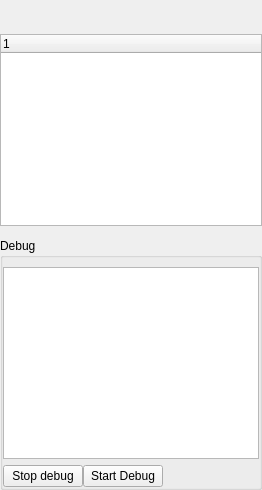
           <widget class="QWidget" name="page_projects_files">
            <layout class="QGridLayout" name="gridLayout">
             <property name="leftMargin">
              <number>0</number>
             </property>
             <property name="topMargin">
              <number>0</number>
             </property>
             <property name="rightMargin">
              <number>0</number>
             </property>
             <property name="bottomMargin">
              <number>0</number>
             </property>
             <property name="verticalSpacing">
              <number>12</number>
             </property>
             <item row="1" column="0">
              <widget class="QTreeWidget" name="treeWidget_project">
               <property name="editTriggers">
                <set>QAbstractItemView::EditKeyPressed|QAbstractItemView::SelectedClicked</set>
               </property>
               <column>
                <property name="text">
                 <string notr="true"/>
                </property>
               </column>
              </widget>
             </item>
             <item row="0" column="0">
              <layout class="QHBoxLayout" name="horizontalLayout_6">
               <item>
                <spacer name="horizontalSpacer_20">
                 <property name="orientation">
                  <enum>Qt::Horizontal</enum>
                 </property>
                 <property name="sizeHint" stdset="0">
                  <size>
                   <width>40</width>
                   <height>20</height>
                  </size>
                 </property>
                </spacer>
               </item>
               <item>
                <widget class="QPushButton" name="pushButton_projects">
                 <property name="text">
                  <string/>
                 </property>
                 <property name="icon">
                  <iconset theme="go-up">
                   <normaloff>../../../../../../../../../../../../../../../../../../../../../../../../../../../../../.designer/backup</normaloff>../../../../../../../../../../../../../../../../../../../../../../../../../../../../../.designer/backup</iconset>
                 </property>
                 <property name="flat">
                  <bool>true</bool>
                 </property>
                </widget>
               </item>
               <item>
                <widget class="QPushButton" name="pushButton_projects_add_file">
                 <property name="text">
                  <string/>
                 </property>
                 <property name="icon">
                  <iconset theme="document-new">
                   <normaloff>../../../../../../../../../../../../../../.designer/backup</normaloff>../../../../../../../../../../../../../../.designer/backup</iconset>
                 </property>
                 <property name="iconSize">
                  <size>
                   <width>22</width>
                   <height>22</height>
                  </size>
                 </property>
                 <property name="flat">
                  <bool>true</bool>
                 </property>
                </widget>
               </item>
               <item>
                <widget class="QPushButton" name="pushButton_projects_add_folder">
                 <property name="text">
                  <string/>
                 </property>
                 <property name="icon">
                  <iconset theme="folder-new">
                   <normaloff>../../../../../../../../../../../../../../../../../../../../../../../../../../../../../.designer/backup</normaloff>../../../../../../../../../../../../../../../../../../../../../../../../../../../../../.designer/backup</iconset>
                 </property>
                 <property name="iconSize">
                  <size>
                   <width>22</width>
                   <height>22</height>
                  </size>
                 </property>
                 <property name="autoDefault">
                  <bool>false</bool>
                 </property>
                 <property name="flat">
                  <bool>true</bool>
                 </property>
                </widget>
               </item>
               <item>
                <widget class="QPushButton" name="pushButton_projects_remove">
                 <property name="text">
                  <string/>
                 </property>
                 <property name="icon">
                  <iconset theme="edit-delete">
                   <normaloff>../../../../../../../../../../../../../../../../../../../../../../../../../../../../../.designer/backup</normaloff>../../../../../../../../../../../../../../../../../../../../../../../../../../../../../.designer/backup</iconset>
                 </property>
                 <property name="iconSize">
                  <size>
                   <width>22</width>
                   <height>22</height>
                  </size>
                 </property>
                 <property name="autoDefault">
                  <bool>false</bool>
                 </property>
                 <property name="flat">
                  <bool>true</bool>
                 </property>
                </widget>
               </item>
              </layout>
             </item>
             <item row="2" column="0">
              <widget class="QGroupBox" name="groupBox_4">
               <property name="title">
                <string>Debug</string>
               </property>
               <layout class="QGridLayout" name="gridLayout_28">
                <property name="leftMargin">
                 <number>0</number>
                </property>
                <property name="rightMargin">
                 <number>0</number>
                </property>
                <property name="bottomMargin">
                 <number>0</number>
                </property>
                <property name="horizontalSpacing">
                 <number>0</number>
                </property>
                <item row="1" column="0">
                 <layout class="QGridLayout" name="gridLayout_21">
                  <item row="0" column="1">
                   <widget class="QPushButton" name="pushButton_stop_preview">
                    <property name="text">
                     <string>Stop debug</string>
                    </property>
                    <property name="icon">
                     <iconset theme="media-playback-stop">
                      <normaloff>../../../../../../../../.designer/backup</normaloff>../../../../../../../../.designer/backup</iconset>
                    </property>
                    <property name="flat">
                     <bool>false</bool>
                    </property>
                   </widget>
                  </item>
                  <item row="0" column="2">
                   <widget class="QPushButton" name="pushButton_script_preview">
                    <property name="text">
                     <string>Start Debug</string>
                    </property>
                    <property name="icon">
                     <iconset theme="media-playback-start">
                      <normaloff>../../../../../../../../.designer/backup</normaloff>../../../../../../../../.designer/backup</iconset>
                    </property>
                    <property name="flat">
                     <bool>false</bool>
                    </property>
                   </widget>
                  </item>
                  <item row="0" column="3">
                   <spacer name="horizontalSpacer_5">
                    <property name="orientation">
                     <enum>Qt::Horizontal</enum>
                    </property>
                    <property name="sizeHint" stdset="0">
                     <size>
                      <width>40</width>
                      <height>20</height>
                     </size>
                    </property>
                   </spacer>
                  </item>
                  <item row="0" column="4">
                   <widget class="QPushButton" name="pushButton">
                    <property name="text">
                     <string/>
                    </property>
                    <property name="icon">
                     <iconset theme="edit-delete">
                      <normaloff>../../../../../../../../../../../.designer/backup</normaloff>../../../../../../../../../../../.designer/backup</iconset>
                    </property>
                    <property name="iconSize">
                     <size>
                      <width>22</width>
                      <height>22</height>
                     </size>
                    </property>
                    <property name="flat">
                     <bool>true</bool>
                    </property>
                   </widget>
                  </item>
                 </layout>
                </item>
                <item row="0" column="0">
                 <widget class="QPlainTextEdit" name="plainTextEdit_preview_log"/>
                </item>
               </layout>
              </widget>
             </item>
            </layout>
           </widget>
